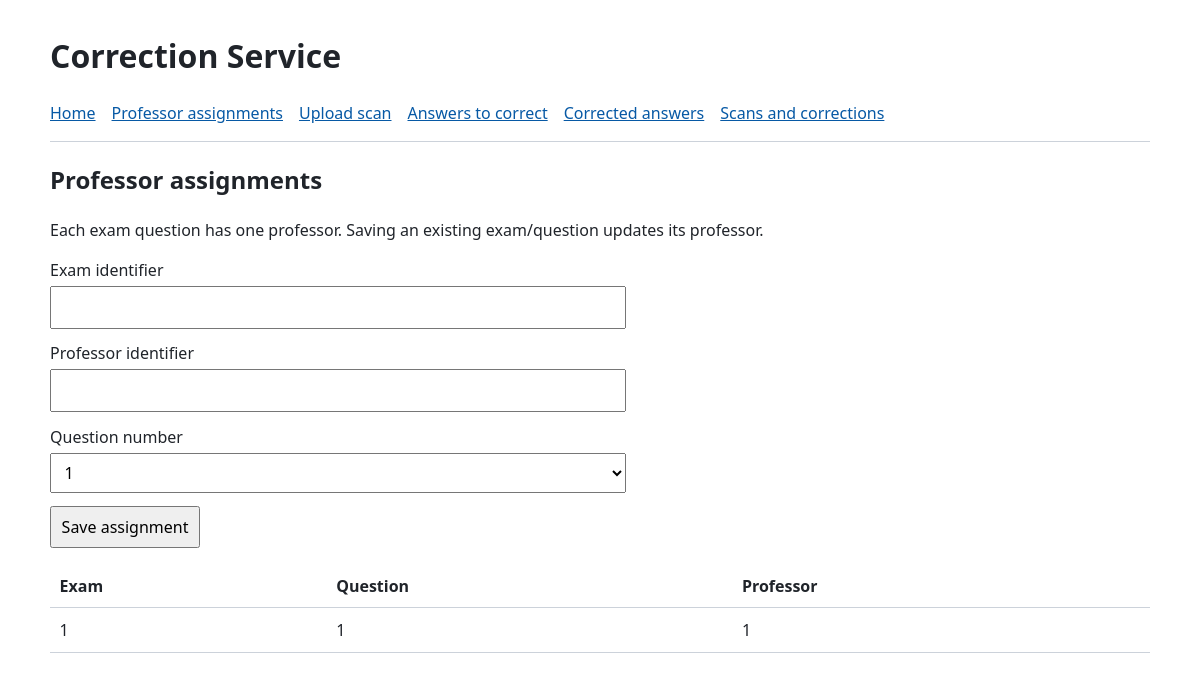
The app's page /assignments with its own data.
### correction_data.py (models this page shows)
class ProfessorAssignment(Base):
    __tablename__ = "professor_assignment"
    __table_args__ = (
        UniqueConstraint("exam_id", "question_number"),
        CheckConstraint("question_number BETWEEN 1 AND 4"),
        CheckConstraint("exam_id > 0 AND professor_id > 0"),
    )
    id = Column(Integer, primary_key=True)
    professor_id = Column(Integer, nullable=False)
    exam_id = Column(Integer, nullable=False)
    question_number = Column(Integer, nullable=False)

### cs_app.py (the view, shortened to what this page needs)
    @app.route("/assignments", methods=["GET", "POST"])
    def assignments():
        with Session() as session:
            rows = session.scalars(select(ProfessorAssignment).order_by(
                ProfessorAssignment.exam_id, ProfessorAssignment.question_number
            )).all()
        return render_template("assignments.html", assignments=rows)

### templates/assignments.html
{% extends 'layout.html' %}
{% block content %}
  <h2>Professor assignments</h2>
  <p>Each exam question has one professor. Saving an existing exam/question updates its professor.</p>
  <form method="post">
    <label>Exam identifier <input name="exam_id" type="number" min="1" max="9223372036854775807" required value="{{ request.form.get('exam_id', '') }}"></label>
    <label>Professor identifier <input name="professor_id" type="number" min="1" max="9223372036854775807" required value="{{ request.form.get('professor_id', '') }}"></label>
    <label>Question number
      <select name="question_number" required>
        {% for number in range(1, 5) %}
          <option value="{{ number }}" {% if request.form.get('question_number') == number|string %}selected{% endif %}>{{ number }}</option>
        {% endfor %}
      </select>
    </label>
    <button type="submit">Save assignment</button>
  </form>
  {% if assignments %}
    <table>
      <thead><tr><th>Exam</th><th>Question</th><th>Professor</th></tr></thead>
      <tbody>{% for assignment in assignments %}
        <tr><td>{{ assignment.exam_id }}</td><td>{{ assignment.question_number }}</td><td>{{ assignment.professor_id }}</td></tr>
      {% endfor %}</tbody>
    </table>
  {% else %}<p>No professors assigned yet.</p>{% endif %}
{% endblock %}

### templates/layout.html (style rules this page uses)
body { max-width: 1100px; margin: 2rem auto; padding: 0 1rem; font: 16px/1.5 system-ui, sans-serif; color: #20242a; }
form { display: grid; gap: .8rem; max-width: 36rem; }
label { display: grid; gap: .25rem; }
input, select, textarea, button { font: inherit; padding: .45rem .6rem; }
button { width: fit-content; cursor: pointer; }
table { width: 100%; border-collapse: collapse; margin: 1rem 0; }
th, td { text-align: left; border-bottom: 1px solid #ccd2da; padding: .6rem; }

### records on screen
ProfessorAssignment: exam_id "1", question_number "1", professor_id "1"

### other values on screen
form field question_number "1"
